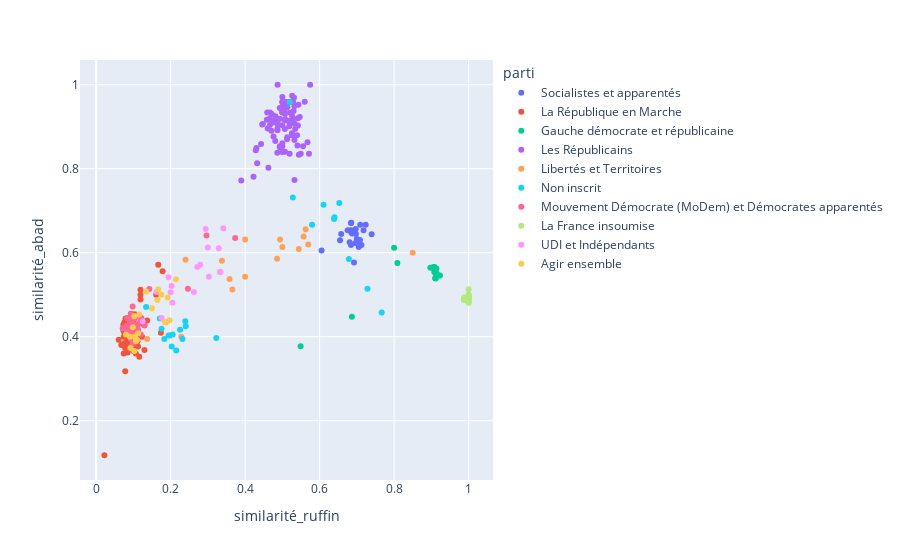

Notebook cell for this chart:
### Code cell
import pandas as pd

from bokeh.plotting import figure, output_file, show
députés_id = [int(x) for x in list(sorted(députés_par_id.keys()))]
partis = [députés_par_id[id]['Groupe politique (complet)'] for id in députés_id]
noms = [(députés_par_id[id]['Nom'] + ' ' + députés_par_id[id]['Prénom']) for id in députés_id]

ruffin = 722142
bergé = 722046
abad = 605036

data = []
for id in députés_id:
    if similarité(id, ruffin)[1] < 20:
        continue
    data.append({
        'similarity_ruffin': 1-similarité(id, ruffin)[0],
        'similarity_bergé': 1-similarité(id, bergé)[0],
        'similarity_abad': 1-similarité(id, abad)[0],
        'total_ruffin': similarité(id, ruffin)[1],
        'total_abad': similarité(id, abad)[1],
        'nom': députés_par_id[id]['Nom'] + ' ' + députés_par_id[id]['Prénom'],
        'parti': députés_par_id[id]['Groupe politique (complet)'],
        'hover': députés_par_id[id]['Nom'] + ' ' + députés_par_id[id]['Prénom'] + ' (' + str(similarité(id, ruffin)[1]) + ', ' + str(similarité(id, abad)[1]) + ')',
    })
df = pd.DataFrame(data)
import plotly.express as px
# fig = px.scatter_3d(df, x=df.similarité_ruffin, y=df.similarité_bergé, z=df.similarité_abad, color=partis, hover_name='nom')
fig = px.scatter(df, x=df.similarity_ruffin, y=df.similarity_abad, color=df.parti, hover_name='hover')
fig.show()
fig.write_html("demo.html")

### Figure 1 — Plotly figure (JSON) as saved in the notebook; plotly's stock layout.template omitted (floating-point values rounded to 4 significant figures; data arrays with more than 128 entries replaced by an {"elided": "..."} marker saying what was removed)
{"data": [{"hovertemplate": "<b>%{hovertext}</b><br><br>parti=Socialistes et apparentés<br>similarité_ruffin=%{x}<br>similarité_abad=%{y}<extra></extra>", "hovertext": ["Biémouret Gisèle (73, 72)", "David Alain (73, 76)", "Dumont Laurence (76, 76)", "Habib David (76, 76)", "Lambert Jérôme (76, 75)", "Juanico Régis (77, 75)", "Garot Guillaume (76, 75)", "Hutin Christian (73, 73)", "Karamanli Marietta (78, 75)", "Pau-Langevin George (78, 75)", "Letchimy Serge (73, 73)", "Saulignac Hervé (80, 77)", "Victory Michèle (66, 64)", "Rouaux Claudia (26, 26)", "Battistel Marie-Noëlle (76, 76)", "Bricout Jean-Louis (76, 76)", "Potier Dominique (80, 79)", "Pires Beaune Christine (84, 81)", "Untermaier Cécile (76, 76)", "Tolmont Sylvie (55, 54)", "Faure Olivier (79, 77)", "Rabault Valérie (80, 79)", "Aviragnet Joël (72, 72)", "Vainqueur-Christophe Hélène (73, 74)", "Vallaud Boris (80, 75)", "Manin Josette (72, 73)"], "legendgroup": "Socialistes et apparentés", "marker": {"color": "#636efa", "symbol": "circle"}, "mode": "markers", "name": "Socialistes et apparentés", "orientation": "v", "showlegend": true, "type": "scatter", "x": [0.6849, 0.7123, 0.6842, 0.6842, 0.7237, 0.6753, 0.6842, 0.7397, 0.7051, 0.7179, 0.6849, 0.6875, 0.697, 0.6923, 0.6579, 0.6974, 0.6875, 0.6548, 0.6053, 0.7091, 0.6962, 0.7, 0.6806, 0.6849, 0.7, 0.7083], "xaxis": "x", "y": [0.6528, 0.6184, 0.6184, 0.6711, 0.6667, 0.6533, 0.6533, 0.6438, 0.6133, 0.6533, 0.6712, 0.6494, 0.6562, 0.5769, 0.6447, 0.6447, 0.6456, 0.6296, 0.6053, 0.6667, 0.6234, 0.6329, 0.625, 0.6486, 0.6267, 0.6301], "yaxis": "y"}, {"hovertemplate": "<b>%{hovertext}</b><br><br>parti=La République en Marche<br>similarité_ruffin=%{x}<br>similarité_abad=%{y}<extra></extra>", "hovertext": {"elided": "263 str values"}, "legendgroup": "La République en Marche", "marker": {"color": "#EF553B", "symbol": "circle"}, "mode": "markers", "name": "La République en Marche", "orientation": "v", "showlegend": true, "type": "scatter", "x": {"elided": "263 float values"}, "xaxis": "x", "y": {"elided": "263 float values"}, "yaxis": "y"}, {"hovertemplate": "<b>%{hovertext}</b><br><br>parti=Gauche démocrate et républicaine<br>similarité_ruffin=%{x}<br>similarité_abad=%{y}<extra></extra>", "hovertext": ["Buffet Marie-George (76, 74)", "Chassaigne André (82, 80)", "Lecoq Jean-Paul (77, 77)", "Nilor Jean-Philippe (68, 66)", "Serville Gabriel (67, 67)", "Dufrègne Jean-Paul (79, 78)", "Dharréville Pierre (80, 81)", "Bruneel Alain (74, 76)", "Roussel Fabien (78, 76)", "Kéclard-Mondésir Manuéla (51, 53)", "Brotherson Moetai (70, 67)", "Peu Stéphane (87, 83)", "Faucillon Elsa (78, 77)", "Wulfranc Hubert (78, 78)", "Jumel Sébastien (81, 80)"], "legendgroup": "Gauche démocrate et républicaine", "marker": {"color": "#00cc96", "symbol": "circle"}, "mode": "markers", "name": "Gauche démocrate et républicaine", "orientation": "v", "showlegend": true, "type": "scatter", "x": [0.9079, 0.9146, 0.9091, 0.8088, 0.6866, 0.9114, 0.9125, 0.9054, 0.9103, 0.549, 0.8, 0.908, 0.9231, 0.8974, 0.9136], "xaxis": "x", "y": [0.5541, 0.55, 0.5584, 0.5758, 0.4478, 0.5385, 0.5432, 0.5658, 0.5395, 0.3774, 0.6119, 0.5663, 0.5455, 0.5641, 0.5625], "yaxis": "y"}, {"hovertemplate": "<b>%{hovertext}</b><br><br>parti=Les Républicains<br>similarité_ruffin=%{x}<br>similarité_abad=%{y}<extra></extra>", "hovertext": ["Carrez Gilles (70, 72)", "Cattin Jacques (72, 72)", "Cherpion Gérard (76, 77)", "Cornut-Gentille François (71, 73)", "Dassault Olivier (72, 73)", "de la Verpillière Charles (74, 75)", "Deflesselles Bernard (72, 72)", "Forissier Nicolas (74, 74)", "Herbillon Michel (74, 76)", "Jacob Christian (74, 76)", "Le Fur Marc (77, 79)", "Menuel Gérard (77, 76)", "Perrut Bernard (76, 77)", "Quentin Didier (71, 73)", "Reitzer Jean-Luc (69, 71)", "Teissier Guy (68, 71)", "Woerth Éric (75, 76)", "Brochand Bernard (71, 73)", "Reiss Frédéric (81, 81)", "Bony Jean-Yves (80, 77)", "Gosselin Philippe (75, 73)", "Rolland Vincent (75, 75)", "Huyghe Sébastien (74, 75)", "Sermier Jean-Marie (73, 73)", "Poletti Bérengère (74, 75)", "Door Jean-Pierre (66, 69)", "Grelier Jean-Carles (69, 69)", "Gaultier Jean-Jacques (71, 72)", "Levy Geneviève (72, 73)", "Cinieri Dino (66, 70)", "Diard Éric (77, 75)", "Delatte Rémi (71, 71)", "Saddier Martial (71, 73)", "de Ganay Claude (73, 74)", "Larrivé Guillaume (77, 79)", "Tabarot Michèle (70, 72)", "Kamardine Mansour (70, 71)", "Breton Xavier (79, 78)", "Ciotti Éric (76, 78)", "Reynès Bernard (71, 72)", "Descoeur Vincent (83, 80)", "Dalloz Marie-Christine (76, 77)", "Bouchet Jean-Claude (70, 72)", "Dubois Marianne (76, 76)", "Le Grip Constance (85, 82)", "Maquet Emmanuel (71, 75)", "Abad Damien (78, 86)", "Genevard Annie (79, 80)", "Marleix Olivier (78, 77)", "Vigier Jean-Pierre (78, 80)", "Louwagie Véronique (79, 82)", "Hetzel Patrick (79, 78)", "Duby-Muller Virginie (75, 78)", "Aubert Julien (74, 73)", "Bazin Thibault (77, 76)", "Thiériot Jean-Louis (49, 49)", "Ferrara Jean-Jacques (73, 74)", "Valentin Isabelle (76, 80)", "Viala Arnaud (80, 81)", "Dive Julien (74, 76)", "Brenier Marine (74, 75)", "Trastour-Isnart Laurence (75, 74)", "Pauget Éric (78, 78)", "Brun Fabrice (75, 76)", "Cordier Pierre (77, 79)", "Bazin-Malgras Valérie (76, 77)", "Meunier Frédérique (72, 72)", "Anthoine Emmanuelle (77, 78)", "Peltier Guillaume (72, 76)", "Pradié Aurélien (71, 69)", "Beauvais Valérie (80, 83)", "Di Filippo Fabien (81, 82)", "Vatin Pierre (76, 80)", "Minot Maxime (81, 84)", "Nury Jérôme (78, 79)", "Dumont Pierre-Henri (76, 75)", "Bassire Nathalie (73, 74)", "Lorion David (74, 74)", "Ramassamy Nadia (63, 64)", "Guion-Firmin Claire (76, 75)", "Ramadier Alain (84, 82)", "Schellenberger Raphaël (75, 73)", "Bonnivard Émilie (75, 77)", "Viry Stéphane (73, 76)", "Kuster Brigitte (84, 81)", "Parigi Jean-François (74, 75)", "Reda Robin (76, 74)", "Boucard Ian (76, 75)", "Vialay Michel (72, 74)", "Corneloup Josiane (72, 75)", "Savignat Antoine (64, 64)", "Poudroux Jean-Luc (47, 48)"], "legendgroup": "Les Républicains", "marker": {"color": "#ab63fa", "symbol": "circle"}, "mode": "markers", "name": "Les Républicains", "orientation": "v", "showlegend": true, "type": "scatter", "x": [0.4714, 0.4583, 0.5, 0.5493, 0.4306, 0.5135, 0.5278, 0.4459, 0.5, 0.4595, 0.5195, 0.5325, 0.4605, 0.507, 0.5072, 0.5, 0.4667, 0.5211, 0.5185, 0.525, 0.4667, 0.4933, 0.4865, 0.5068, 0.5, 0.5, 0.5217, 0.507, 0.5278, 0.5152, 0.5325, 0.507, 0.4225, 0.4658, 0.3896, 0.5, 0.4429, 0.5443, 0.4737, 0.493, 0.5301, 0.5, 0.5286, 0.5263, 0.4706, 0.5211, 0.4872, 0.481, 0.5128, 0.4872, 0.481, 0.5063, 0.5467, 0.5676, 0.5325, 0.5102, 0.4932, 0.5132, 0.4625, 0.5405, 0.4324, 0.56, 0.5256, 0.5067, 0.5714, 0.4868, 0.5417, 0.5325, 0.5, 0.507, 0.5, 0.5556, 0.5263, 0.5432, 0.5, 0.5, 0.4932, 0.4865, 0.4286, 0.4474, 0.4762, 0.52, 0.52, 0.5342, 0.4762, 0.527, 0.4868, 0.5395, 0.5, 0.5417, 0.5312, 0.5745], "xaxis": "x", "y": [0.9306, 0.9167, 0.9351, 0.8356, 0.8493, 0.9467, 0.9167, 0.9054, 0.9474, 0.9342, 0.8354, 0.9079, 0.8961, 0.9178, 0.9577, 0.9437, 0.9342, 0.9589, 0.9012, 0.9091, 0.9041, 0.8533, 0.9067, 0.9589, 0.8533, 0.971, 0.913, 0.9306, 0.9589, 0.9143, 0.7733, 0.9155, 0.7808, 0.9189, 0.7722, 0.9583, 0.8592, 0.8333, 0.9103, 0.9444, 0.9375, 0.9351, 0.9583, 0.9737, 0.8902, 0.9333, 1, 0.925, 0.8701, 0.9125, 0.8659, 0.9359, 0.9231, 0.863, 0.8684, 0.9592, 0.9189, 0.875, 0.8025, 0.8553, 0.8133, 0.9595, 0.8846, 0.8947, 0.8354, 0.8961, 0.9028, 0.9487, 0.9342, 0.8406, 0.9036, 0.8537, 0.925, 0.9524, 0.8608, 0.84, 0.8514, 0.8378, 0.8438, 0.9067, 0.9146, 0.9589, 0.9091, 0.8947, 0.8765, 0.88, 0.8919, 0.88, 0.9595, 0.92, 0.9688, 1], "yaxis": "y"}, {"hovertemplate": "<b>%{hovertext}</b><br><br>parti=Libertés et Territoires<br>similarité_ruffin=%{x}<br>similarité_abad=%{y}<extra></extra>", "hovertext": ["de Courson Charles (75, 76)", "Lassalle Jean (60, 60)", "Pancher Bertrand (74, 74)", "Pinel Sylvia (76, 75)", "Clément Jean-Michel (70, 70)", "Pupponi François (64, 61)", "Lambert François-Michel (67, 67)", "Falorni Olivier (70, 70)", "Molac Paul (78, 74)", "Dubié Jeanine (81, 76)", "Castellani Michel (70, 72)", "Acquaviva Jean-Félix (72, 71)", "Colombani Paul-André (68, 69)", "Simian Benoit (73, 76)", "De Temmerman Jennifer (70, 70)", "Dumas Frédérique (82, 80)", "Wonner Martine (80, 76)", "Brial Sylvain (25, 24)"], "legendgroup": "Libertés et Territoires", "marker": {"color": "#FFA15A", "symbol": "circle"}, "mode": "markers", "name": "Libertés et Territoires", "orientation": "v", "showlegend": true, "type": "scatter", "x": [0.4, 0.85, 0.3378, 0.5, 0.4, 0.5625, 0.3582, 0.4857, 0.3333, 0.4938, 0.5571, 0.5694, 0.5441, 0.137, 0.2286, 0.3659, 0.1875, 0.24], "xaxis": "x", "y": [0.6316, 0.6, 0.5811, 0.6133, 0.5429, 0.6557, 0.5373, 0.5857, 0.5541, 0.6316, 0.6389, 0.6197, 0.6087, 0.3947, 0.4, 0.5125, 0.4342, 0.5833], "yaxis": "y"}, {"hovertemplate": "<b>%{hovertext}</b><br><br>parti=Non inscrit<br>similarité_ruffin=%{x}<br>similarité_abad=%{y}<extra></extra>", "hovertext": ["Dupont-Aignan Nicolas (70, 70)", "Batho Delphine (56, 53)", "Bagarry Delphine (77, 72)", "Tuffnell Frédérique (76, 79)", "de Courson Yolaine (74, 74)", "Meizonnet Nicolas (25, 24)", "Nadot Sébastien (62, 63)", "Gaillard Olivier (67, 68)", "Ménard Emmanuelle (89, 82)", "Orphelin Matthieu (79, 80)", "Cariou Émilie (79, 79)", "Chenu Sébastien (72, 71)", "Pajot Ludovic (77, 77)", "Le Pen Marine (75, 76)", "Evrard José (60, 59)", "Bilde Bruno (72, 72)", "Taché Aurélien (71, 72)", "Forteza Paula (69, 69)", "Son-Forget Joachim (71, 71)", "Gaillot Albane (76, 72)", "Lorho Marie-France (69, 69)", "Chiche Guillaume (71, 71)", "Villani Cédric (73, 74)", "Julien-Laferrière Hubert (69, 71)"], "legendgroup": "Non inscrit", "marker": {"color": "#19d3f3", "symbol": "circle"}, "mode": "markers", "name": "Non inscrit", "orientation": "v", "showlegend": true, "type": "scatter", "x": [0.7286, 0.6786, 0.1948, 0.1711, 0.1757, 0.52, 0.3226, 0.1343, 0.5281, 0.2405, 0.2152, 0.6528, 0.6104, 0.64, 0.7667, 0.6389, 0.2254, 0.2029, 0.2394, 0.1974, 0.5797, 0.1831, 0.2055, 0.2319], "xaxis": "x", "y": [0.5143, 0.5849, 0.4028, 0.443, 0.4189, 0.9583, 0.3968, 0.4706, 0.7317, 0.425, 0.3671, 0.7183, 0.7143, 0.6842, 0.4576, 0.6806, 0.4167, 0.3768, 0.4366, 0.4028, 0.6667, 0.3944, 0.4054, 0.3944], "yaxis": "y"}, {"hovertemplate": "<b>%{hovertext}</b><br><br>parti=Mouvement Démocrate (MoDem) et Démocrates apparentés<br>similarité_ruffin=%{x}<br>similarité_abad=%{y}<extra></extra>", "hovertext": ["Fanget Michel (70, 69)", "Favennec Becot Yannick (75, 74)", "Vigier Philippe (81, 78)", "de Sarnez Marielle (76, 75)", "Laqhila Mohamed (73, 71)", "Blanchet Christophe (82, 79)", "Essayan Nadia (77, 79)", "Jerretie Christophe (72, 76)", "Joncour Bruno (76, 74)", "Cubertafon Jean-Pierre (74, 73)", "Berta Philippe (74, 73)", "Lagleize Jean-Luc (75, 75)", "Balanant Erwan (83, 82)", "Mette Sophie (76, 76)", "Thillaye Sabine (69, 68)", "Jacquier-Laforge Élodie (77, 78)", "Lainé Fabien (76, 73)", "Baudu Stéphane (51, 53)", "Josso Sandrine (69, 70)", "Ramos Richard (72, 70)", "Bolo Philippe (75, 75)", "Garcia Laurent (75, 74)", "Bannier Géraldine (81, 78)", "Hammouche Brahim (71, 70)", "Pahun Jimmy (78, 77)", "Goulet Perrine (75, 77)", "Deprez-Audebert Marguerite (80, 79)", "Duvergé Bruno (71, 72)", "Vichnievsky Laurence (76, 74)", "Poueyto Josy (76, 76)", "Mattei Jean-Paul (79, 80)", "Waserman Sylvain (81, 78)", "Lasserre Florence (72, 72)", "Bru Vincent (74, 72)", "Benin Justine (72, 72)", "Mathiasin Max (71, 72)", "Petit Frédéric (69, 68)", "Petit Maud (79, 79)", "Brocard Blandine (75, 73)", "Fontenel-Personne Pascale (79, 76)", "Mignola Patrick (75, 71)", "Luquet Aude (77, 74)", "Bourlanges Jean-Louis (75, 75)", "Michel-Kleisbauer Philippe (74, 76)", "Florennes Isabelle (84, 80)", "Crouzet Michèle (77, 76)", "Barrot Jean-Noël (76, 75)", "de Vaucouleurs Michèle (77, 75)", "Millienne Bruno (79, 77)", "Latombe Philippe (75, 74)", "Loiseau Patrick (35, 37)", "Turquois Nicolas (78, 74)", "Fuchs Bruno (77, 73)", "Isaac-Sibille Cyrille (72, 68)"], "legendgroup": "Mouvement Démocrate (MoDem) et Démocrates apparentés", "marker": {"color": "#FF6692", "symbol": "circle"}, "mode": "markers", "name": "Mouvement Démocrate (MoDem) et Démocrates apparentés", "orientation": "v", "showlegend": true, "type": "scatter", "x": [0.07143, 0.3733, 0.2963, 0.09211, 0.09589, 0.09756, 0.1039, 0.09722, 0.09211, 0.08108, 0.08108, 0.09333, 0.1205, 0.09211, 0.1304, 0.1039, 0.09211, 0.09804, 0.2464, 0.1111, 0.09333, 0.09333, 0.09877, 0.1127, 0.1026, 0.09333, 0.0875, 0.09859, 0.09211, 0.1184, 0.08861, 0.08642, 0.08333, 0.1216, 0.09722, 0.1127, 0.1014, 0.1139, 0.09333, 0.08861, 0.09333, 0.07792, 0.09333, 0.09459, 0.09524, 0.09091, 0.09211, 0.09091, 0.08861, 0.12, 0.1429, 0.08974, 0.09091, 0.09722], "xaxis": "x", "y": [0.4203, 0.6351, 0.641, 0.4267, 0.4366, 0.4051, 0.443, 0.3816, 0.4324, 0.4247, 0.4247, 0.4133, 0.439, 0.4342, 0.4265, 0.3974, 0.411, 0.4717, 0.5143, 0.4286, 0.4533, 0.4054, 0.4487, 0.4143, 0.3896, 0.4026, 0.443, 0.4306, 0.4189, 0.4342, 0.4125, 0.4231, 0.4444, 0.4444, 0.4444, 0.4167, 0.4265, 0.4304, 0.4247, 0.4079, 0.3944, 0.4189, 0.4, 0.3947, 0.4125, 0.4079, 0.4267, 0.4133, 0.4416, 0.4054, 0.5135, 0.4189, 0.4384, 0.4265], "yaxis": "y"}, {"hovertemplate": "<b>%{hovertext}</b><br><br>parti=La France insoumise<br>similarité_ruffin=%{x}<br>similarité_abad=%{y}<extra></extra>", "hovertext": ["Mélenchon Jean-Luc (87, 80)", "Autain Clémentine (83, 81)", "Taurine Bénédicte (82, 79)", "Larive Michel (81, 80)", "Prud'homme Loïc (79, 80)", "Ressiguier Muriel (77, 78)", "Fiat Caroline (81, 83)", "Quatennens Adrien (80, 79)", "Bernalicis Ugo (83, 78)", "Lachaud Bastien (84, 79)", "Panot Mathilde (86, 80)", "Ratenon Jean-Hugues (82, 77)", "Coquerel Éric (85, 79)", "Corbière Alexis (81, 78)", "Rubin Sabine (80, 79)", "Obono Danièle (84, 81)", "Ruffin François (94, 78)"], "legendgroup": "La France insoumise", "marker": {"color": "#B6E880", "symbol": "circle"}, "mode": "markers", "name": "La France insoumise", "orientation": "v", "showlegend": true, "type": "scatter", "x": [0.9885, 1, 1, 1, 1, 0.987, 1, 1, 1, 1, 1, 0.9878, 1, 1, 1, 1, 1], "xaxis": "x", "y": [0.4875, 0.4815, 0.481, 0.4875, 0.5, 0.4872, 0.494, 0.4937, 0.5128, 0.4937, 0.4875, 0.4935, 0.4937, 0.5, 0.4937, 0.4938, 0.4872], "yaxis": "y"}, {"hovertemplate": "<b>%{hovertext}</b><br><br>parti=UDI et Indépendants<br>similarité_ruffin=%{x}<br>similarité_abad=%{y}<extra></extra>", "hovertext": ["Warsmann Jean-Luc (72, 71)", "Morel-À-L'Huissier Pierre (80, 77)", "Zumkeller Michel (78, 74)", "Bricout Guy (82, 77)", "Lagarde Jean-Christophe (76, 70)", "Benoit Thierry (85, 83)", "Brindeau Pascal (50, 49)", "Villiers André (68, 70)", "Gomès Philippe (74, 73)", "Habib Meyer (68, 67)", "Auconie Sophie (83, 79)", "Thill Agnès (80, 79)", "Descamps Béatrice (81, 76)", "Dunoyer Philippe (72, 72)", "Sanquer Nicole (74, 72)", "Naegelen Christophe (82, 79)"], "legendgroup": "UDI et Indépendants", "marker": {"color": "#FF97FF", "symbol": "circle"}, "mode": "markers", "name": "UDI et Indépendants", "orientation": "v", "showlegend": true, "type": "scatter", "x": [0.125, 0.2625, 0.3333, 0.3293, 0.3026, 0.2, 0.3, 0.2794, 0.2027, 0.2941, 0.2048, 0.1625, 0.2716, 0.1944, 0.1757, 0.3415], "xaxis": "x", "y": [0.4366, 0.5065, 0.5541, 0.6104, 0.5429, 0.506, 0.6122, 0.5714, 0.5205, 0.6567, 0.481, 0.5063, 0.5658, 0.5417, 0.4444, 0.6582], "yaxis": "y"}, {"hovertemplate": "<b>%{hovertext}</b><br><br>parti=Agir ensemble<br>similarité_ruffin=%{x}<br>similarité_abad=%{y}<extra></extra>", "hovertext": ["Herth Antoine (80, 76)", "Firmin Le Bodo Agnès (85, 80)", "de La Raudière Laure (78, 75)", "Christophe Paul (84, 82)", "Becht Olivier (80, 77)", "Sage Maina (67, 67)", "Ledoux Vincent (66, 66)", "Larsonneur Jean-Charles (75, 72)", "Chapelier Annie (76, 76)", "Euzet Christophe (77, 75)", "Huppé Philippe (75, 74)", "Kuric Aina (76, 75)", "Magnier Lise (84, 80)", "Houbron Dimitri (78, 71)", "Petit Valérie (77, 75)", "Potterie Benoit (78, 78)", "El Guerrab M'jid (71, 71)", "Lemoine Patricia (52, 53)", "Bournazel Pierre-Yves (82, 79)", "Gassilloud Thomas (71, 71)"], "legendgroup": "Agir ensemble", "marker": {"color": "#FECB52", "symbol": "circle"}, "mode": "markers", "name": "Agir ensemble", "orientation": "v", "showlegend": true, "type": "scatter", "x": [0.175, 0.1647, 0.1923, 0.2143, 0.15, 0.1343, 0.197, 0.1067, 0.1842, 0.09091, 0.08, 0.09211, 0.1667, 0.1026, 0.1039, 0.1026, 0.1127, 0.1154, 0.1098, 0.09859], "xaxis": "x", "y": [0.5, 0.4875, 0.4933, 0.5366, 0.4675, 0.5075, 0.4394, 0.3889, 0.4342, 0.4, 0.4054, 0.3733, 0.5125, 0.3662, 0.4, 0.4487, 0.4085, 0.4528, 0.3924, 0.4225], "yaxis": "y"}], "layout": {"legend": {"title": {"text": "parti"}, "tracegroupgap": 0}, "margin": {"t": 60}, "xaxis": {"anchor": "y", "domain": [0, 1], "title": {"text": "similarité_ruffin"}}, "yaxis": {"anchor": "x", "domain": [0, 1], "title": {"text": "similarité_abad"}}}}
